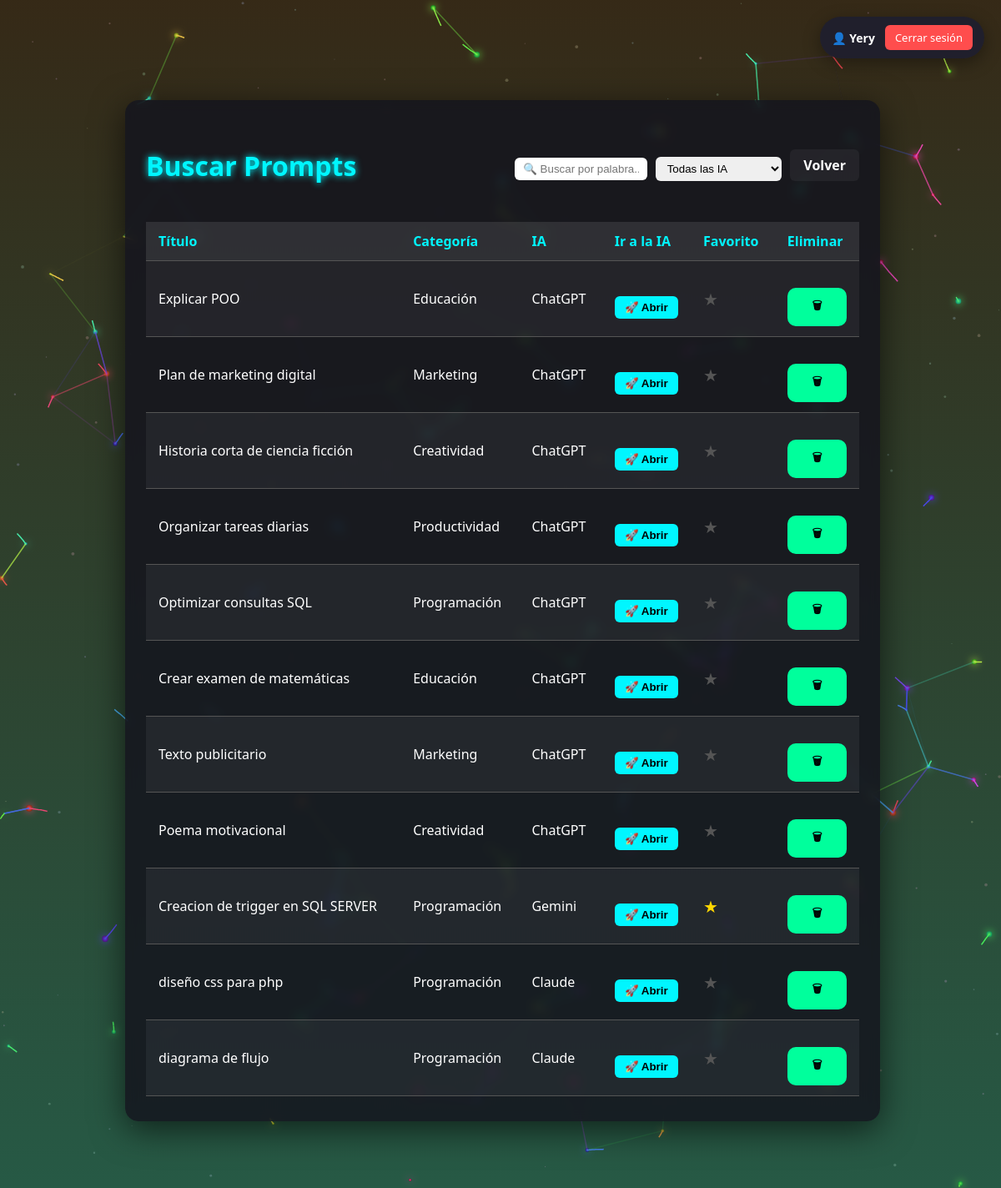
/SistemaInformacion1/public/search.php (signed in), run on the app's committed database.
### tables this page shows
CREATE TABLE `prompt` (
  `id` int(11) NOT NULL,
  `titulo_contenido` varchar(150) NOT NULL,
  `descripcion` varchar(500) DEFAULT NULL,
  `fecha_creacion` datetime NOT NULL DEFAULT current_timestamp(),
  `ia_destino` varchar(100) DEFAULT NULL,
  `es_favoritado` tinyint(1) NOT NULL DEFAULT 0,
  `version_actual` int(11) DEFAULT NULL,
  `id_categoria` int(11) NOT NULL,
  `idUsuario` int(11) NOT NULL
);

CREATE TABLE `categoria` (
  `id` int(11) NOT NULL,
  `nombre` varchar(100) NOT NULL,
  `descripcion` varchar(255) DEFAULT NULL,
  `color` varchar(30) DEFAULT NULL
);

### SistemaInformacion1/public/search.php (the view, shortened to what this page needs)
<?php
include '../config/db.php';
include '../partials/header.php';
$isAdmin = ($_SESSION['rol'] === 'admin');
$sql = "SELECT
            p.id,
            p.titulo_contenido,
            p.descripcion,
            c.nombre AS categoria,
            p.ia_destino,
            v.contenido,
            f.id AS idFavorito
        FROM Prompt p
        JOIN Categoria c ON p.id_categoria = c.id
        LEFT JOIN Version v
            ON p.id = v.id_prompt AND v.numero = p.version_actual
        LEFT JOIN Favorito f
            ON f.id_prompt = p.id
           AND f.id_usuario = :id_usuario";
$stmt = $conn->prepare($sql);
$stmt->execute(['id_usuario' => $_SESSION['user_id']]);
$prompts = $stmt->fetchAll(PDO::FETCH_ASSOC);
?>
<canvas id="canvas"></canvas>
<div class="card">
    <div class="card-header">
        <h2>Buscar Prompts</h2>
        <div class="filters">
            <input type="text" id="searchInput" placeholder="🔍 Buscar por palabra...">
            <select id="iaFilter">
                <option value="">Todas las IA</option>
            </select>
            <a href="index.php" class="volver-btn">Volver</a>
        </div>
    </div>
    <table class="table">
        <tr>
            <th>Título</th>
            <th>Categoría</th>
            <th>IA</th>
            <th>Ir a la IA</th>
            <th>Favorito</th>
            <?php if ($isAdmin): ?>
                <th>Eliminar</th>
            <?php endif; ?>
        </tr>
        <?php foreach ($prompts as $p): ?>
            <tr class="prompt-row"
                data-title="<?= strtolower($p['titulo_contenido']) ?>"
                data-content="<?= strtolower($p['contenido']) ?>"
                data-ia="<?= $p['ia_destino'] ?>">
                <td>
                    <a href="#" onclick="openModal(<?= htmlspecialchars(json_encode($p)) ?>)">
                        <?= $p['titulo_contenido'] ?>
                    </a>
                </td>
                <td><?= $p['categoria'] ?></td>
                <td><?= $p['ia_destino'] ?></td>
                <td>
                    <button class="open-ai-btn"
                        onclick="openInAI(`<?= htmlspecialchars(addslashes($p['contenido'])) ?>`, '<?= $p['ia_destino'] ?>')">
                        🚀 Abrir
                    </button>
                </td>
                <td>
                    <span class="star <?= $p['idFavorito'] ? 'active' : '' ?>"
                        onclick="toggleFavorite(<?= $p['id'] ?>, this)">★</span>
                </td>
                <?php if ($isAdmin): ?>
                <td>
                    <form action="delete_prompt.php" method="POST" onsubmit="return confirm('¿Seguro que deseas eliminar este prompt?');">
                        <button class="delete-btn">🗑</button>
                    </form>
                </td>
                <?php endif; ?>
            </tr>
        <?php endforeach; ?>
    </table>
</div>
<?php include '../partials/footer.php'; ?>

### SistemaInformacion1/assets/css/style.css (style rules this page uses)
html, body { margin: 0; padding: 0; min-height: 100vh; overflow-x: hidden; font-family: 'Segoe UI', Tahoma, Geneva, Verdana, sans-serif; color: #fff; }
body { background: linear-gradient(135deg, #0f2027, #203a43, #2c5364); }
canvas { position: fixed; inset: 0; z-index: 0; pointer-events: none; display: block; }
.card { position: relative; z-index: 2; max-width: 700px; margin: auto; padding: 40px; background: rgba(20, 20, 30, 0.85); border-radius: 16px; text-align: center; box-shadow: 0 8px 30px rgba(0,0,0,0.6); backdrop-filter: blur(5px); transition: transform 0.3s; }
h1, h2 { text-align: center; }
input, textarea, select { width: 100%; padding: 10px; margin-top: 8px; border-radius: 8px; border: none; }
button { background: #00ff9c; border: none; padding: 12px; width: 100%; margin-top: 20px; border-radius: 10px; font-weight: bold; cursor: pointer; }
.table { width: 100%; margin-top: 20px; border-collapse: collapse; }
.table th, .table td { padding: 12px; border-bottom: 1px solid #555; }

### SistemaInformacion1/public/search.php (style rules this page uses)
body, html { margin: 0; padding: 0; font-family: 'Segoe UI', Tahoma, Geneva, Verdana, sans-serif; overflow-x: hidden; height: 100%; }
canvas { display: block; position: fixed; top: 0; left: 0; z-index: 0; width: 100%; height: 100%; }
.card { position: relative; z-index: 1; max-width: 900px; width: 95%; margin: 20px auto 40px; padding: 30px 25px; background: rgba(20,20,30,0.85); border-radius: 16px; color: #fff; box-shadow: 0 10px 40px rgba(0,0,0,0.6); backdrop-filter: blur(6px); }
.card-header { display: flex; justify-content: space-between; align-items: center; }
.card-header h2 { font-size: 2rem; color: #00f6ff; text-shadow: 0 0 8px #00f6ff; }
.volver-btn { text-decoration: none; padding: 8px 16px; background: rgba(255,255,255,0.05); color: #fff; border-radius: 6px; font-weight: 600; transition: all 0.2s; }
.table { width: 100%; border-collapse: collapse; }
.table th, .table td { padding: 12px 15px; text-align: left; }
.table th { background: rgba(255,255,255,0.1); color: #00f6ff; }
.table tr:nth-child(even) { background: rgba(255,255,255,0.05); }
.table a { color: #fff; text-decoration: none; transition: all 0.2s; }
.star { cursor:pointer; font-size:20px; color:#555; transition: all 0.2s; }
.star.active { color: gold; }
.filters { display: flex; gap: 10px; align-items: center; }
.filters input, .filters select { padding: 6px 10px; border-radius: 6px; border: none; outline: none; }
.open-ai-btn { background: #00f6ff; border: none; padding: 6px 10px; border-radius: 6px; cursor: pointer; font-weight: bold; }
canvas { position: fixed; top: 0; left: 0; z-index: 0; pointer-events: none; }
.container-center, .card { position: relative; z-index: 2; }
html, body { margin: 0; padding: 0; overflow-x: hidden; overflow-y: auto; }

### data on the page
prompt: titulo_contenido "Explicar POO", id_categoria.nombre "Educación", ia_destino "ChatGPT"
prompt: titulo_contenido "Plan de marketing digital", id_categoria.nombre "Marketing", ia_destino "ChatGPT"
prompt: titulo_contenido "Historia corta de ciencia ficción", id_categoria.nombre "Creatividad", ia_destino "ChatGPT"
prompt: titulo_contenido "Organizar tareas diarias", id_categoria.nombre "Productividad", ia_destino "ChatGPT"
prompt: titulo_contenido "Optimizar consultas SQL", id_categoria.nombre "Programación", ia_destino "ChatGPT"
prompt: titulo_contenido "Crear examen de matemáticas", id_categoria.nombre "Educación", ia_destino "ChatGPT"
prompt: titulo_contenido "Texto publicitario", id_categoria.nombre "Marketing", ia_destino "ChatGPT"
prompt: titulo_contenido "Poema motivacional", id_categoria.nombre "Creatividad", ia_destino "ChatGPT"
prompt: titulo_contenido "Creacion de trigger en SQL SERVER", id_categoria.nombre "Programación", ia_destino "Gemini"
prompt: titulo_contenido "diseño css para php", id_categoria.nombre "Programación", ia_destino "Claude"
prompt: titulo_contenido "diagrama de flujo", id_categoria.nombre "Programación", ia_destino "Claude"

### other printed values
$_SESSION['user_name'] "Yery"
